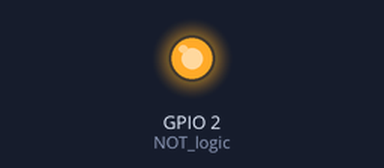
Recording of a sketch running on a simulated ESP8266 (NodeMCU). Parts: output pins drawn as LEDs (lit = HIGH). WiFi joins after 1.5 s; servers stay silent unless stated; uploads are accepted with an empty reply; what the sketch prints to the serial monitor is not drawn.

Above: at 0.1 s.
At 4.6 s:
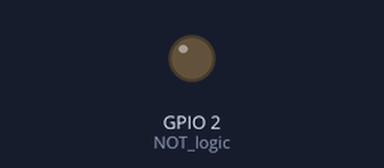
Timing chart, 0 to 6.1 s (numbered marks = the images above):
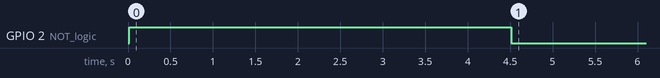

The sketch:

Control_LED.ino
```cpp
/*
 * Membaca data dari Database
 * untuk menjalankan program ini, anda harus mempunyai dulu ID untuk terhubung
 * dengan cara registrasi terlebih dahulu di https://in-thishub.000webhostapp.com
 *
 * jika ingin menggunakan host lain, seperti website anda pribadi atau di localhost, rubah string yang terdapat pada host
 * **********************************************************************************************************************
 * created : 20 june 2019
 * for more information, visit =>>> papermindvention.blogspot.com
 */

#include <ESP8266WiFi.h>

const char* ssid     = "Your SSID"; //nama ssid
const char* password = "Passsword SSID"; // password ssid

const char* host = "https://in-thishub.000webhostapp.com";
const char* myID = "Your ID"; //masukkan id kamu, berisi 32 karater

void setup() {
  Serial.begin(115200);
  pinMode(2, OUTPUT); //NOT logic, if val 1 = LED 0ff, else if val 0 = LED ON
  delay(10);
  digitalWrite(2, LOW);
  Serial.println();
  Serial.print("Connecting to ");
  Serial.println(ssid);
  //mulai koneksi
  WiFi.begin(ssid, password);

  while (WiFi.status() != WL_CONNECTED) {
    digitalWrite(2, HIGH);
    delay(500);
    digitalWrite(2, LOW);
    Serial.print(".");
  }

  Serial.println("");
  Serial.println("WiFi connected");
  Serial.println("IP address: ");
  Serial.println(WiFi.localIP()); //print local IP
  digitalWrite(2, HIGH);
  delay(3000);
  digitalWrite(2, LOW);
}

void loop() {
  Serial.print("connecting to ");
  Serial.println(host);

  WiFiClient client; // Use WiFiClient class to create TCP connections
  const int httpPort = 80;
  if (!client.connect(host, httpPort)) {
    Serial.println("connection failed");
    return;
  }
  // We now create a URI for the request
  String sendSor = "/ESPinsert/ledStats/";
  sendSor += myID;

  Serial.print("Requesting URL: ");
  Serial.println(sendSor);

  // Perintah untuk mengirimkan data ke server
   client.print(String("GET ") + sendSor + " HTTP/1.1\r\n" +
               "Host: " + host + "\r\n" +
               "Connection: close\r\n\r\n");

  unsigned long timeout = millis();
  while (client.available() == 0) {
    if (millis() - timeout > 5000) {
      Serial.println(">>> Client Timeout !");
      client.stop();
      return;
    }
  }

  String line; // Read all the lines of the reply from server and print them to Serial
  while(client.available()) {
    line = client.readStringUntil('\n');
    Serial.print(line);
  }
  int ON = line.indexOf("#ON#");   // Cari text #ON# pada string
  int OFF = line.indexOf("#OFF#"); // Cari text #OFF# pada string
  if (ON > OFF){
    Serial.println();
    Serial.println("LED ON");
    digitalWrite(2, HIGH);
  } else if (OFF > ON){
    Serial.println();
    Serial.println("LED OFF");
    digitalWrite(2, LOW);
  }
 Serial.println();
 delay(10000);
}
```
